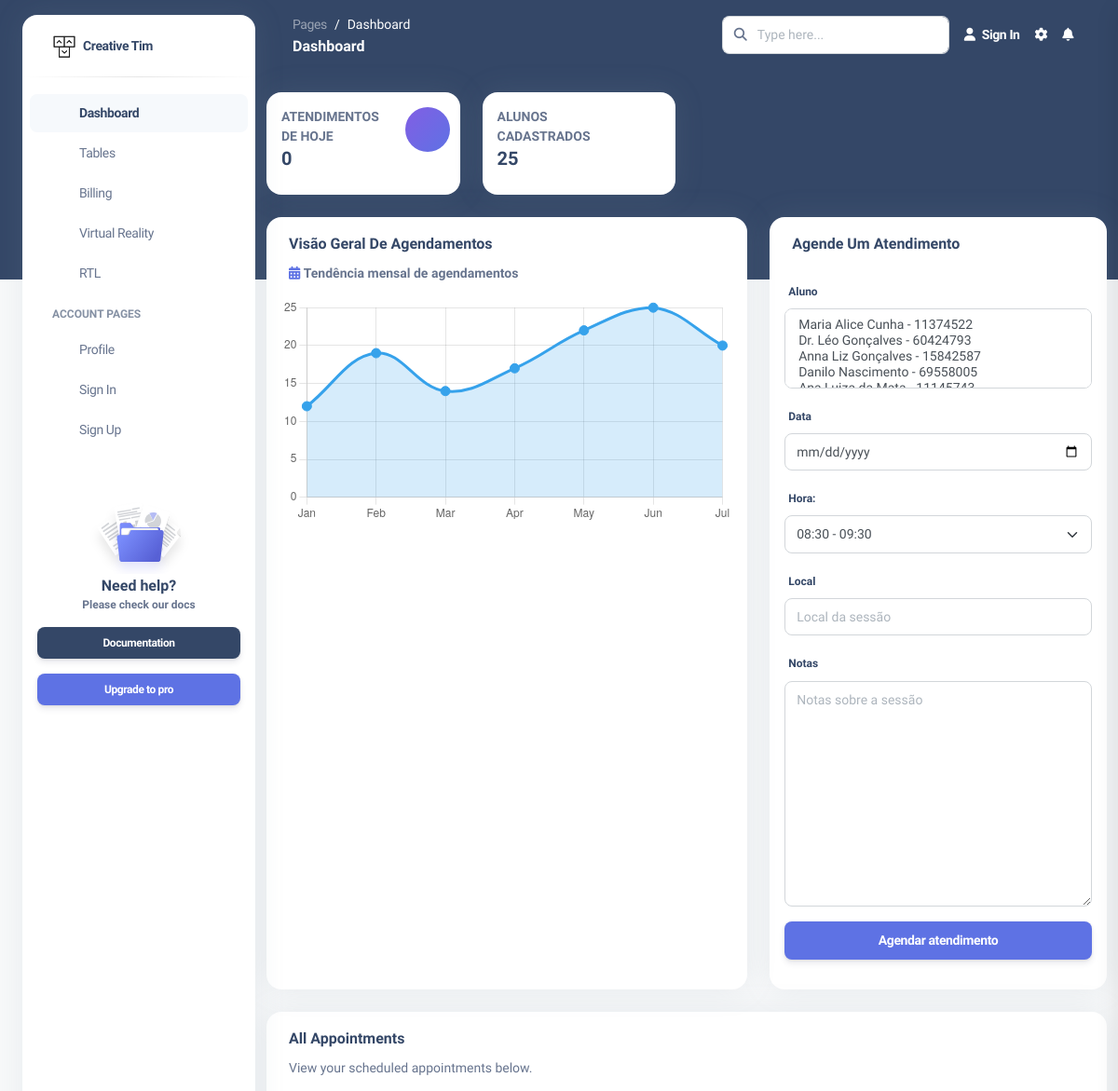
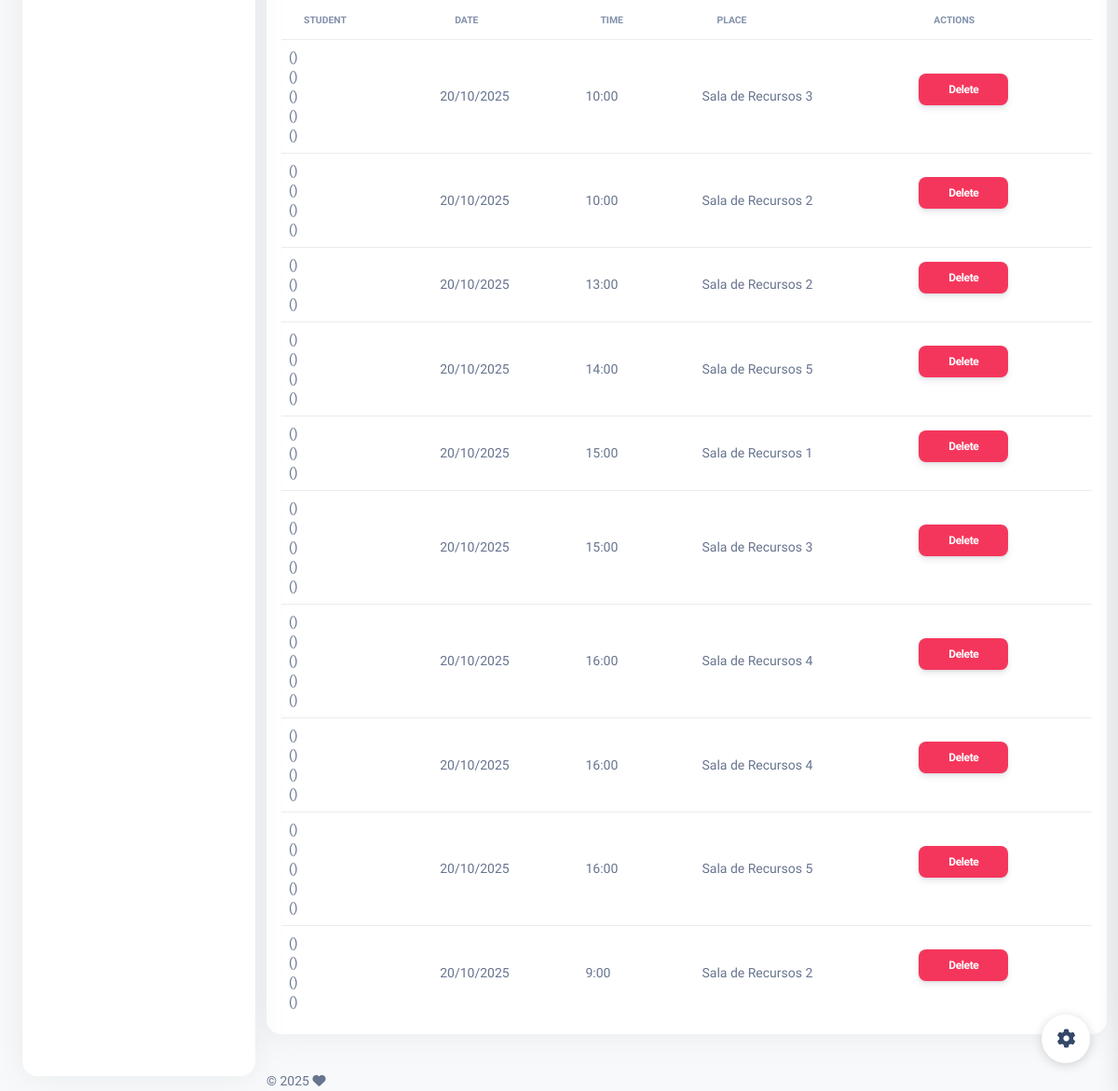
The app's page /, older data (2 pictures, top to bottom).
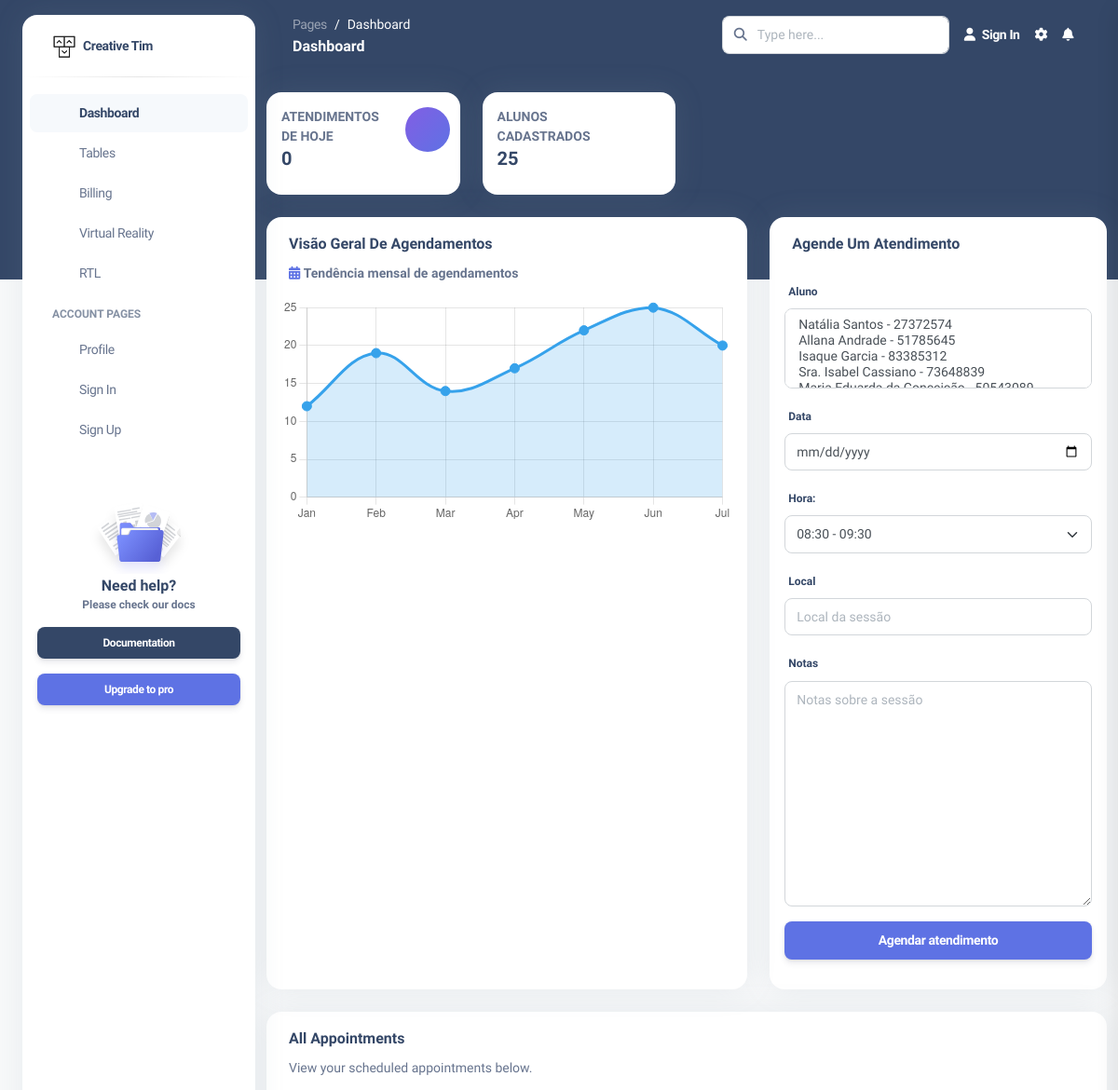
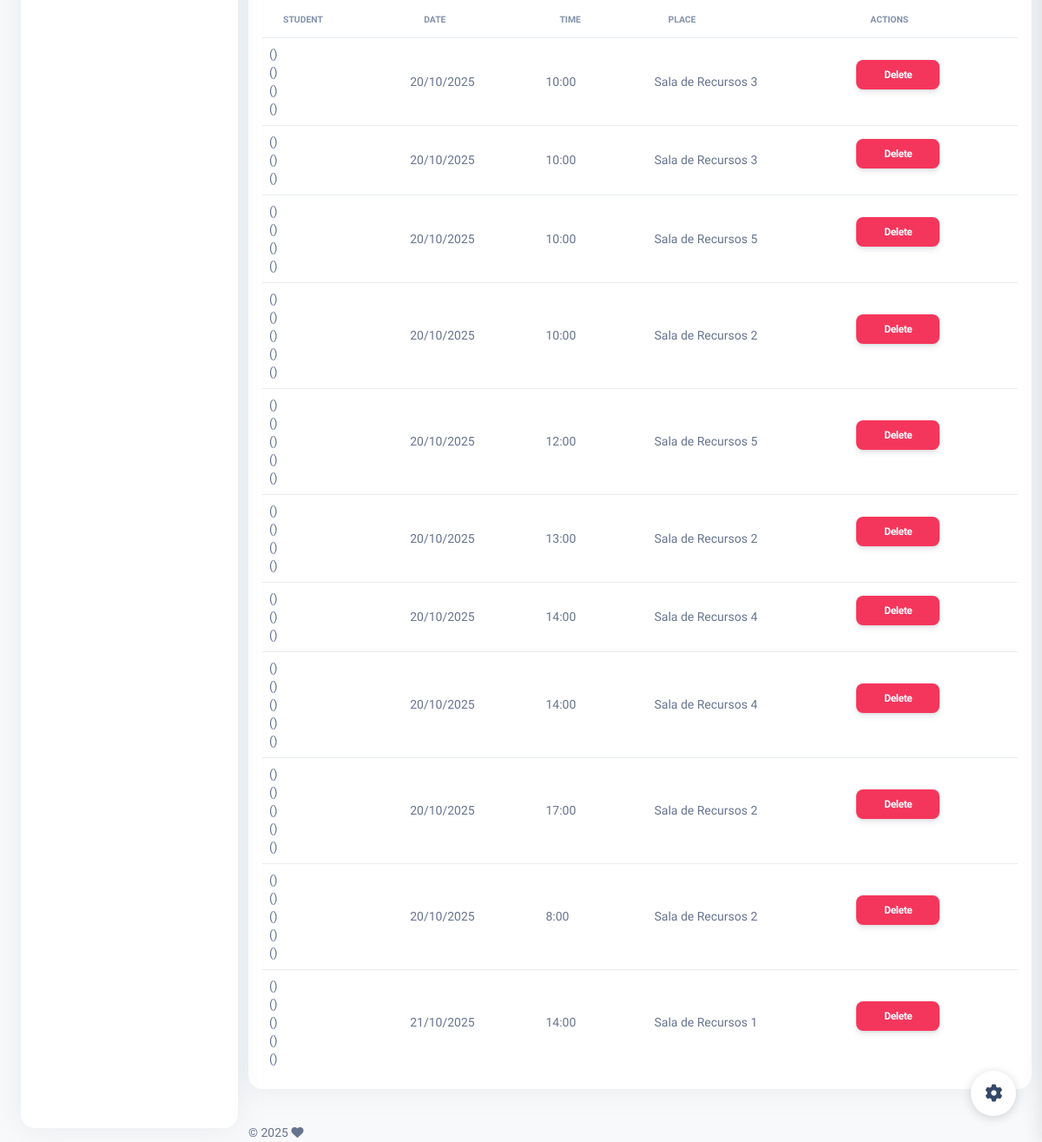
The same page, newer data (2 pictures, top to bottom).
### schedule/models.py (models this page shows, shortened)
class Student(models.Model):
    user = models.OneToOneField(User, on_delete=models.CASCADE)
    enrollment_number = models.CharField(max_length=20, unique=True)
    parent = models.CharField(max_length=150, null=True, blank=True)
    course = models.CharField(max_length=150, null=True, blank=True)
    def __str__(self):
        return f"{self.user.name} - {self.enrollment_number}"

class Session(models.Model):
    date = models.DateField()
    time = models.CharField(null=True, blank=True)
    place = models.CharField(max_length=150, null=True, blank=True)
    notes = models.TextField(null=True, blank=True)
    students = models.ManyToManyField(Student, through='SessionAttendance', related_name="sessions")

### schedule/views.py (the view)
# urls.py: path('', views.index, name='index'),
def index(request):
    if request.method == "POST":
        form = SessionForm(request.POST)
        if form.is_valid():
            form.save()
            return redirect('index')
    else:
        form = SessionForm()
    sessions = Session.objects.all().order_by('date', 'time')
    students = Student.objects.count()
    all_students = Student.objects.all()
    now = datetime.now().date()
    today_sessions_count = Session.objects.filter(date=now).count()
    context = {
        'sessions': sessions,
        'students': students,
        'today_sessions': today_sessions_count,
        'all_students': all_students,
    }
    return render(request, 'dashboard.html', {'form': form, 'context': context})

### templates/dashboard.html (shortened to what this page needs)
{% extends '_base.html' %} {% load static %} {% block content %}
<div class="container-fluid py-4">
  <div class="row">
    <div class="col-xl-3 col-sm-6 mb-xl-0 mb-4">
      <div class="card">
        <div class="card-body p-3">
          <div class="row">
            <div class="col-8">
              <div class="numbers">
                <p class="text-sm mb-0 text-uppercase font-weight-bold">
                  Atendimentos de hoje
                </p>
                <h5 class="font-weight-bolder">{{ context.today_sessions }}</h5>
              </div>
            </div>
            <div class="col-4 text-end">
              <div
                class="icon icon-shape bg-gradient-primary shadow-primary text-center rounded-circle"
              >
              </div>
            </div>
          </div>
        </div>
      </div>
    </div>
    <div class="col-xl-3 col-sm-6 mb-xl-0 mb-4">
      <div class="card">
        <div class="card-body p-3">
          <div class="row">
            <div class="col-8">
              <div class="numbers">
                <p class="text-sm mb-0 text-uppercase font-weight-bold">
                  Alunos cadastrados
                </p>
                <h5 class="font-weight-bolder">{{ context.students }}</h5>
              </div>
            </div>
          </div>
        </div>
      </div>
    </div>
  </div>
  <div class="row mt-4">
    <div class="col-lg-7 mb-lg-0 mb-4">
      <div class="card z-index-2 h-100">
        <div class="card-header pb-0 pt-3 bg-transparent">
          <h6 class="text-capitalize">Visão geral de agendamentos</h6>
          <p class="text-sm mb-0">
            <i class="fa fa-calendar text-primary"></i>
            <span class="font-weight-bold"
              >Tendência mensal de agendamentos</span
            >
          </p>
        </div>
        <div class="card-body p-3">
          <div class="chart">
            <canvas
              id="appointments-chart"
              class="chart-canvas"
              height="150"
            ></canvas>
          </div>
        </div>
      </div>
      <script>
        // Example data, replace with real data from Django context if needed
        const months = ["Jan", "Feb", "Mar", "Apr", "May", "Jun", "Jul"];
        const appointmentsCount = [12, 19, 14, 17, 22, 25, 20];
        const ctx = document
          .getElementById("appointments-chart")
          .getContext("2d");
        new Chart(ctx, {
          type: "line",
          data: {
            labels: months,
            datasets: [
              {
                label: "Appointments",
                data: appointmentsCount,
                borderColor: "rgba(54, 162, 235, 1)",
                backgroundColor: "rgba(54, 162, 235, 0.2)",
                fill: true,
                tension: 0.4,
                pointRadius: 5,
                pointBackgroundColor: "rgba(54, 162, 235, 1)",
              },
            ],
          },
          options: {
            responsive: true,
            plugins: {
              legend: { display: false },
            },
            scales: {
              y: { beginAtZero: true },
            },
          },
        });
      </script>
    </div>
    <div class="col-lg-5">
      <div class="card h-100">
        <div class="card-header pb-0 pt-3 bg-transparent">
          <h6 class="text-capitalize">Agende um atendimento</h6>
        </div>
        <div class="card-body p-3">
          <form method="post">
            <div class="mb-3">
              <label for="{{ form.students.id_for_label }}" class="form-label"
                >Aluno</label
              >
              {{ form.students }} {{ form.students.errors }}
            </div>
            <div class="mb-3">
              <label for="{{ form.date.id_for_label }}" class="form-label"
                >Data</label
              >
              {{ form.date }} {{ form.date.errors }}
            </div>
            <div class="mb-3">
              {{ form.time.label_tag }} {{ form.time }} {{ form.time.errors }}
            </div>
            <div class="mb-3">
              <label for="{{ form.place.id_for_label }}" class="form-label"
                >Local</label
              >
              {{ form.place }} {{ form.place.errors }}
            </div>
            <div class="mb-3">
              <label for="{{ form.notes.id_for_label }}" class="form-label"
                >Notas</label
              >
              {{ form.notes }} {{ form.notes.errors }}
            </div>
            <button type="submit" class="btn btn-primary w-100">
              Agendar atendimento
            </button>
          </form>
        </div>
      </div>
    </div>
    <div class="col-12 mt-4">
      <div class="card h-100">
        <div class="card-header pb-0 pt-3 bg-transparent">
          <h6 class="text-capitalize">All Appointments</h6>
          <p class="text-sm mb-0">View your scheduled appointments below.</p>
        </div>
        <div class="card-body p-3">
          <div class="table-responsive">
            <table class="table align-items-center mb-0">
              <thead>
                <tr>
                  <th
                    class="text-uppercase text-secondary text-xxs font-weight-bolder"
                  >
                    Student
                  </th>
                  <th
                    class="text-uppercase text-secondary text-xxs font-weight-bolder"
                  >
                    Date
                  </th>
                  <th
                    class="text-uppercase text-secondary text-xxs font-weight-bolder"
                  >
                    Time
                  </th>
                  <th
                    class="text-uppercase text-secondary text-xxs font-weight-bolder"
                  >
                    Place
                  </th>
                  <th
                    class="text-uppercase text-secondary text-xxs font-weight-bolder"
                  >
                    Actions
                  </th>
                </tr>
              </thead>
              <tbody>
                {% for session in context.sessions %}
                  <tr>
                    <td class="text-sm">
                      {% for student in session.students.all %}
                        {{ student.name }} ({{ student.email }}){% if not forloop.last %}<br>{% endif %}
                      {% endfor %}
                    </td>
                    <td class="text-sm">{{ session.date|date:"d/m/Y" }}</td>
                    <td class="text-sm">{{ session.time}}</td>
                    <td class="text-sm">{{ session.place }}</td>
                    <td class="text-sm">
                      <a
                        href="{% url 'delete_session' session.id %}"
                        class="btn btn-danger btn-sm"
                        >Delete</a
                      >
                    </td>
                  </tr>
                {% empty %}
                  <tr>
                    <td colspan="5" class="text-center text-muted">
                      No appointments found.
                    </td>
                  </tr>
                {% endfor %}
              </tbody>
            </table>
          </div>
        </div>
      </div>
    </div>
          </div>
        </div>
{% endblock content %}

Row changes from the older to the newer data that the page shows:
removed Session: date "20/10/2025", time "14:00", place "Sala de Recursos 5"
removed Session: date "20/10/2025", time "15:00", place "Sala de Recursos 1"
removed Session: date "20/10/2025", time "15:00", place "Sala de Recursos 3"
removed Session: date "20/10/2025", time "16:00", place "Sala de Recursos 4"
removed Session: date "20/10/2025", time "16:00", place "Sala de Recursos 4"
removed Session: date "20/10/2025", time "16:00", place "Sala de Recursos 5"
removed Session: date "20/10/2025", time "9:00", place "Sala de Recursos 2"
added Session: date "20/10/2025", time "10:00", place "Sala de Recursos 3"
added Session: date "20/10/2025", time "10:00", place "Sala de Recursos 5"
added Session: date "20/10/2025", time "12:00", place "Sala de Recursos 5"
added Session: date "20/10/2025", time "14:00", place "Sala de Recursos 4"
added Session: date "20/10/2025", time "14:00", place "Sala de Recursos 4"
added Session: date "20/10/2025", time "17:00", place "Sala de Recursos 2"
added Session: date "20/10/2025", time "8:00", place "Sala de Recursos 2"
added Session: date "21/10/2025", time "14:00", place "Sala de Recursos 1"
Text that changed along with them:
form field students: "Maria Alice Cunha - 11374522 / Dr. Léo Gonçalves - 60424793 / Anna Liz Gonçalves - 15842587 / Danilo Nascimento - 69558005" → "Natália Santos - 27372574 / Allana Andrade - 51785645 / Isaque Garcia - 83385312 / Sra. Isabel Cassiano - 73648839"
